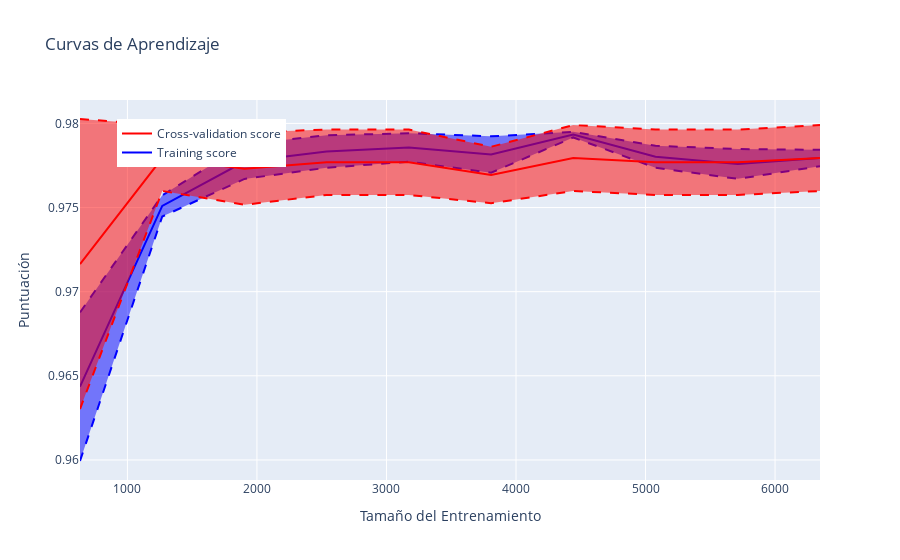

Write notebook code for a chart like this one.
### Markdown cell above
# Curvas de aprendizaje

### Code cell
import plotly.graph_objects as go
from sklearn.model_selection import learning_curve
import numpy as np

# Evaluación del rendimiento del modelo en función del tamaño del conjunto de entrenamiento
train_sizes, train_scores, test_scores = learning_curve(best_dt_model, X_train, y_train, 
                                                        cv=5, n_jobs=-1, train_sizes=np.linspace(0.1, 1.0, 10))

# Media y desviación estándar de los puntajes
train_mean = np.mean(train_scores, axis=1)
train_std = np.std(train_scores, axis=1)
test_mean = np.mean(test_scores, axis=1)
test_std = np.std(test_scores, axis=1)

# Crear el gráfico de curvas de aprendizaje
fig = go.Figure()

# Añadir la curva de la puntuación de entrenamiento
fig.add_trace(go.Scatter(
    x=train_sizes, 
    y=train_mean,
    mode='lines',
    name='Training score',
    line=dict(color='blue')
))
fig.add_trace(go.Scatter(
    x=train_sizes,
    y=train_mean + train_std,
    mode='lines',
    name='Training score upper',
    line=dict(color='blue', dash='dash'),
    showlegend=False
))
fig.add_trace(go.Scatter(
    x=train_sizes,
    y=train_mean - train_std,
    mode='lines',
    name='Training score lower',
    line=dict(color='blue', dash='dash'),
    fill='tonexty',
    showlegend=False
))

# Añadir la curva de la puntuación de validación cruzada
fig.add_trace(go.Scatter(
    x=train_sizes, 
    y=test_mean,
    mode='lines',
    name='Cross-validation score',
    line=dict(color='red')
))
fig.add_trace(go.Scatter(
    x=train_sizes,
    y=test_mean + test_std,
    mode='lines',
    name='Cross-validation score upper',
    line=dict(color='red', dash='dash'),
    showlegend=False
))
fig.add_trace(go.Scatter(
    x=train_sizes,
    y=test_mean - test_std,
    mode='lines',
    name='Cross-validation score lower',
    line=dict(color='red', dash='dash'),
    fill='tonexty',
    showlegend=False
))

# Actualizar el diseño del gráfico
fig.update_layout(
    title='Curvas de Aprendizaje',
    xaxis_title='Tamaño del Entrenamiento',
    yaxis_title='Puntuación',
    legend=dict(x=0.05, y=0.95)
)

# Mostrar el gráfico
fig.show()

### Figure 1 — Plotly figure (JSON) as saved in the notebook; plotly's stock layout.template omitted (floating-point values rounded to 4 significant figures)
{"data": [{"line": {"color": "blue"}, "mode": "lines", "name": "Training score", "type": "scatter", "x": [634, 1269, 1904, 2538, 3173, 3808, 4442, 5077, 5712, 6347], "y": [0.9644, 0.9751, 0.9777, 0.9783, 0.9786, 0.9782, 0.9793, 0.978, 0.9776, 0.9779]}, {"line": {"color": "blue", "dash": "dash"}, "mode": "lines", "name": "Training score upper", "showlegend": false, "type": "scatter", "x": [634, 1269, 1904, 2538, 3173, 3808, 4442, 5077, 5712, 6347], "y": [0.9688, 0.9757, 0.9788, 0.9793, 0.9794, 0.9792, 0.9795, 0.9787, 0.9785, 0.9784]}, {"fill": "tonexty", "line": {"color": "blue", "dash": "dash"}, "mode": "lines", "name": "Training score lower", "showlegend": false, "type": "scatter", "x": [634, 1269, 1904, 2538, 3173, 3808, 4442, 5077, 5712, 6347], "y": [0.9599, 0.9745, 0.9767, 0.9774, 0.9777, 0.9771, 0.9792, 0.9774, 0.9767, 0.9775]}, {"line": {"color": "red"}, "mode": "lines", "name": "Cross-validation score", "type": "scatter", "x": [634, 1269, 1904, 2538, 3173, 3808, 4442, 5077, 5712, 6347], "y": [0.9716, 0.9779, 0.9773, 0.9777, 0.9777, 0.9769, 0.9779, 0.9777, 0.9777, 0.9779]}, {"line": {"color": "red", "dash": "dash"}, "mode": "lines", "name": "Cross-validation score upper", "showlegend": false, "type": "scatter", "x": [634, 1269, 1904, 2538, 3173, 3808, 4442, 5077, 5712, 6347], "y": [0.9803, 0.9799, 0.9795, 0.9796, 0.9796, 0.9786, 0.9799, 0.9796, 0.9796, 0.9799]}, {"fill": "tonexty", "line": {"color": "red", "dash": "dash"}, "mode": "lines", "name": "Cross-validation score lower", "showlegend": false, "type": "scatter", "x": [634, 1269, 1904, 2538, 3173, 3808, 4442, 5077, 5712, 6347], "y": [0.963, 0.976, 0.9752, 0.9757, 0.9757, 0.9753, 0.976, 0.9757, 0.9757, 0.976]}], "layout": {"autosize": true, "legend": {"x": 0.05, "y": 0.95}, "title": {"text": "Curvas de Aprendizaje"}, "xaxis": {"autorange": true, "range": [634, 6347], "title": {"text": "Tamaño del Entrenamiento"}, "type": "linear"}, "yaxis": {"autorange": true, "range": [0.9588, 0.9814], "title": {"text": "Puntuación"}, "type": "linear"}}}
